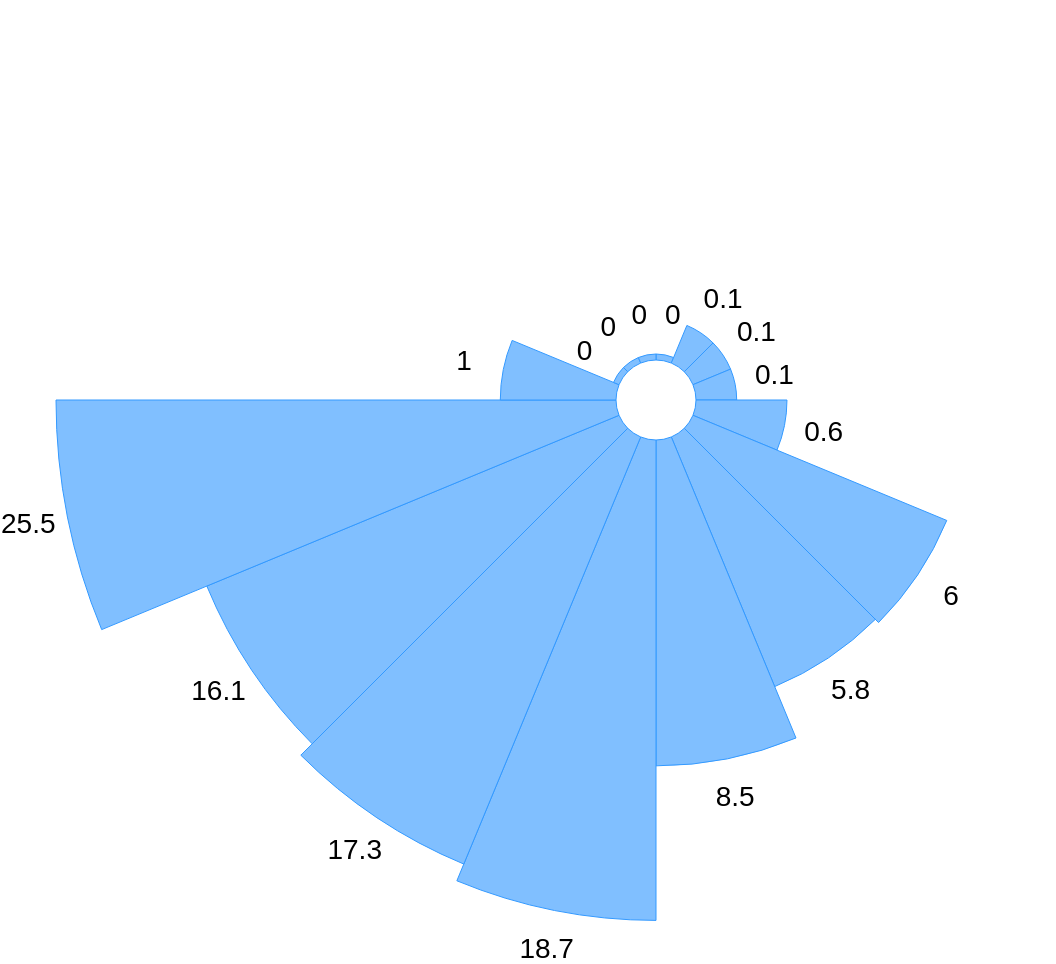

Describe this chart as a Vega-Lite specification.
### Vega specification from a JSON file in a GitHub repository (floating-point values rounded to 4 significant figures)
{"$schema": "https://vega.github.io/schema/vega/v3.0.json", "width": 400, "height": 400, "data": [{"name": "dubbel", "values": [{"perc": 0.0, "sector": 22.5}, {"perc": 0.1, "sector": 22.5}, {"perc": 0.1, "sector": 22.5}, {"perc": 0.1, "sector": 22.5}, {"perc": 0.6, "sector": 22.5}, {"perc": 6.0, "sector": 22.5}, {"perc": 5.8, "sector": 22.5}, {"perc": 8.5, "sector": 22.5}, {"perc": 18.7, "sector": 22.5}, {"perc": 17.3, "sector": 22.5}, {"perc": 16.1, "sector": 22.5}, {"perc": 25.5, "sector": 22.5}, {"perc": 1.0, "sector": 22.5}, {"perc": 0.0, "sector": 22.5}, {"perc": 0.0, "sector": 22.5}, {"perc": 0.0, "sector": 22.5}], "transform": [{"type": "pie", "field": "sector"}]}], "scales": [{"name": "r", "type": "sqrt", "domain": {"data": "dubbel", "field": "perc"}, "zero": true, "range": [23, 300]}], "marks": [{"type": "arc", "from": {"data": "dubbel"}, "encode": {"enter": {"x": {"field": {"group": "width"}, "mult": 0.5}, "y": {"field": {"group": "height"}, "mult": 0.5}, "startAngle": {"field": "startAngle"}, "endAngle": {"field": "endAngle"}, "innerRadius": {"value": 20}, "outerRadius": {"scale": "r", "field": "perc"}, "strokeWidth": {"value": "0.5"}, "stroke": {"value": "#3399ff"}}, "update": {"fill": {"value": "#80bfff"}, "innerRadius": {"value": 20}, "outerRadius": {"scale": "r", "field": "perc"}}, "hover": {"fill": {"value": "firebrick"}, "innerRadius": {"value": 30}, "outerRadius": {"scale": "r", "signal": "1.0 * datum.perc"}}}}, {"type": "text", "from": {"data": "dubbel"}, "encode": {"enter": {"x": {"field": {"group": "width"}, "mult": 0.5}, "y": {"field": {"group": "height"}, "mult": 0.5}, "radius": {"scale": "r", "field": "perc", "offset": 20}, "theta": {"signal": "(datum.startAngle + datum.endAngle)/2"}, "align": {"value": "center"}, "baseline": {"value": "middle"}, "text": {"field": "perc"}, "font": {"value": "Arial"}, "fontSize": {"value": 14}, "fontWeight": {"value": "normal"}}}}]}
